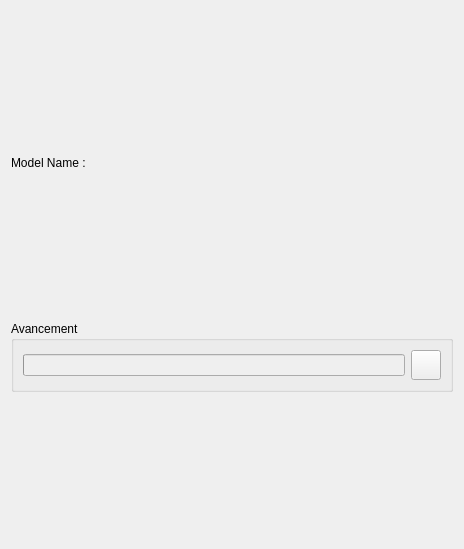
<?xml version="1.0" encoding="UTF-8"?>
<ui version="4.0">
 <class>simulationView</class>
 <widget class="QWidget" name="simulationView">
  <property name="geometry">
   <rect>
    <x>0</x>
    <y>0</y>
    <width>464</width>
    <height>549</height>
   </rect>
  </property>
  <property name="windowTitle">
   <string>Form</string>
  </property>
  <layout class="QVBoxLayout" name="verticalLayout">
   <item>
    <widget class="QWidget" name="widget" native="true">
     <property name="sizePolicy">
      <sizepolicy hsizetype="Preferred" vsizetype="Fixed">
       <horstretch>0</horstretch>
       <verstretch>0</verstretch>
      </sizepolicy>
     </property>
     <layout class="QHBoxLayout" name="horizontalLayout_2">
      <property name="margin">
       <number>0</number>
      </property>
      <item>
       <widget class="QLabel" name="modelNameTitle">
        <property name="sizePolicy">
         <sizepolicy hsizetype="Fixed" vsizetype="Fixed">
          <horstretch>0</horstretch>
          <verstretch>0</verstretch>
         </sizepolicy>
        </property>
        <property name="text">
         <string>Model Name :</string>
        </property>
       </widget>
      </item>
      <item>
       <widget class="QLabel" name="modelName">
        <property name="text">
         <string notr="true">&lt;none&gt;</string>
        </property>
       </widget>
      </item>
     </layout>
    </widget>
   </item>
   <item>
    <widget class="QGroupBox" name="groupBox">
     <property name="sizePolicy">
      <sizepolicy hsizetype="Preferred" vsizetype="Fixed">
       <horstretch>0</horstretch>
       <verstretch>0</verstretch>
      </sizepolicy>
     </property>
     <property name="title">
      <string>Avancement</string>
     </property>
     <property name="flat">
      <bool>false</bool>
     </property>
     <layout class="QHBoxLayout" name="horizontalLayout">
      <item>
       <widget class="QProgressBar" name="progressBar">
        <property name="enabled">
         <bool>false</bool>
        </property>
        <property name="styleSheet">
         <string notr="true"/>
        </property>
        <property name="value">
         <number>0</number>
        </property>
        <property name="textVisible">
         <bool>false</bool>
        </property>
       </widget>
      </item>
      <item>
       <widget class="QPushButton" name="buttonGo">
        <property name="sizePolicy">
         <sizepolicy hsizetype="Fixed" vsizetype="Fixed">
          <horstretch>0</horstretch>
          <verstretch>0</verstretch>
         </sizepolicy>
        </property>
        <property name="minimumSize">
         <size>
          <width>30</width>
          <height>30</height>
         </size>
        </property>
        <property name="maximumSize">
         <size>
          <width>30</width>
          <height>30</height>
         </size>
        </property>
        <property name="text">
         <string/>
        </property>
        <property name="icon">
         <iconset resource="gvle2.qrc">
          <normaloff>:/icon/resources/control_play_blue.png</normaloff>:/icon/resources/control_play_blue.png</iconset>
        </property>
       </widget>
      </item>
     </layout>
    </widget>
   </item>
  </layout>
 </widget>
 <resources>
  <include location="gvle2.qrc"/>
 </resources>
 <connections/>
</ui>
